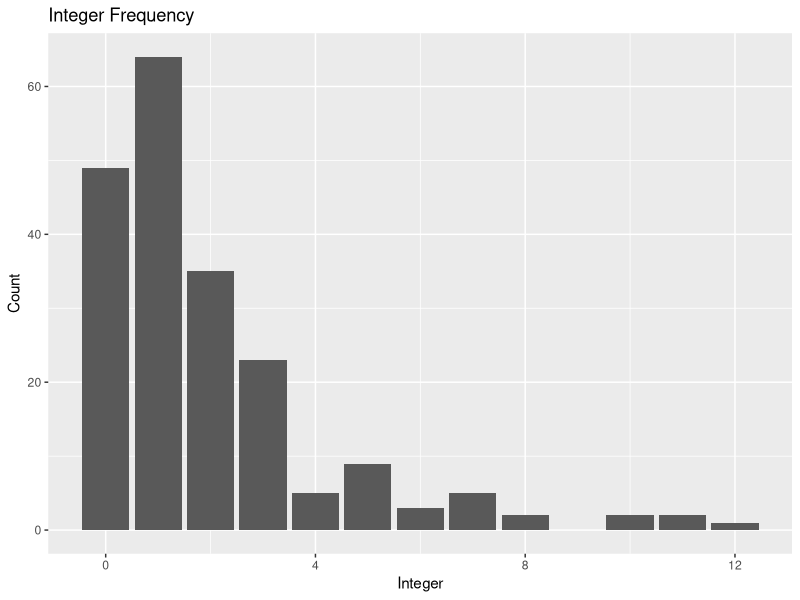

Write the R code that produced this figure.
library(tidyverse)

# Generate n observations from a mixture of two Poisson distributions
n = 200
w = c(0.7, 0.2, 0.1)
mu = c(1, 2, 6)
k = sample(1:length(w), n, replace=T, prob=w)
x = rpois(n, mu[k])

tibble(x) %>%
  group_by(x) %>%
  count() %>%
  ggplot(aes(x=x, y=n)) +
  geom_bar(stat="identity") +
  ggtitle("Integer Frequency") +
  xlab("Integer") +
  ylab("Count")
